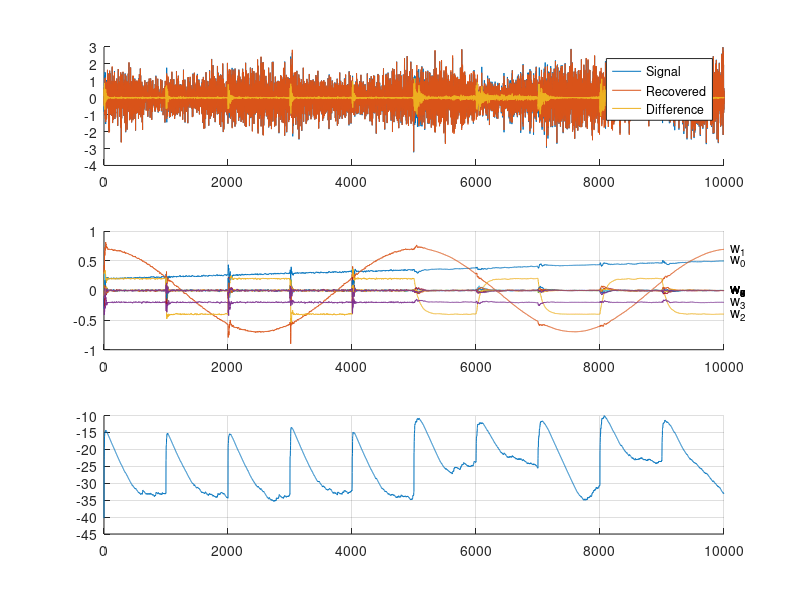

Here is the MATLAB script that generated this plot:
% SPAA final assignment
% Rui Oliveira, 2020

%% Configs
close all;
clear all;

% Simulation parameters
n = 10; % Order of NLMS
mu = 0.7; % Adaptation step
lambda = 0.99; % Error filter parameter
T = 10000; % Number of points
sigma = 0.01; % Error power
epsi = 1e-300; % Divison by zero protection

%% Initialization

% Create first signal to identify
x = randn(1, T);
d = zeros(1, T);
U = zeros(4, T);
xx = [0, 0, 0, 0];

for t = 1:T
    xx = [x(t), xx(1:3)];
    U(:, t) = [0.2 + 0.3 * t / T; ...
                0.7 * cos(4 * pi * t / T); ...
                0.3 * sign(sin(10 * pi * t / T)) - 0.1; ...
                -0.2];
    d(t) = xx * U(:, t);
end

d = d + sigma * randn(1, T);

% These are convenient places to make plots
T1 = round(0.1 * T);
T2 = round(0.5 * T);
T3 = round(0.6 * T);

% This is for storing the results
W = zeros(T + 1, n + 1); % Weights
xx = zeros(1, n + 1); % Tapped delay line signals
e = zeros(T, 1); % Error
ys = zeros(1, T); % Computed signal

%% Simulation

for t = 1:T

    % At the simulation mid-point, reduce step by 10
    if t == T2
        mu = 0.1 * mu;
    end

    xx = [x(t) xx(1:n)]; % Tapped delay line signals
    y = W(t, :) * xx'; % Estimate the signal
    ys(t) = y;
    e(t) = d(t) - y; % Compute the error
    % Step into the next weights
    W(t + 1, :) = W(t, :) + 2 * mu * xx * e(t) / (epsi + xx * xx');
end % t = 1:T

% Filter the errors
xi = filter(1 - lambda, [1 -lambda], e.^2);

%% Plots

figure(1);

% Signals
subplot(3, 1, 1);
hold on;
plot(d);
plot(ys);
plot(d - ys);

legend("Signal",'Recovered',"Difference")

% Weights
subplot(3, 1, 2);
hold on;

% Plot the weights
plot(0:T, W);

% Mark the positions for the weights
for i = 1:n
    text(1.01 * T, W(end, i), sprintf('w_%d', i - 1));
end

grid on
hold off

% Error
subplot(3, 1, 3);
hold on;

% Plot the filtered square error (dB)
plot(0:T - 1, 10 * log10(xi));

hold off
grid on
